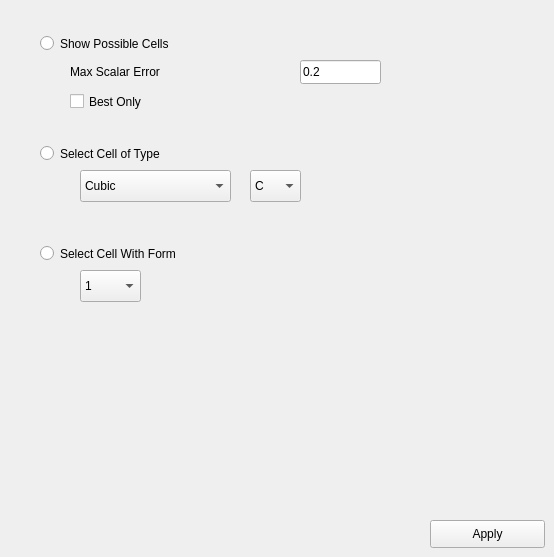
     <widget class="QWidget" name="ChooseCell">
      <attribute name="title">
       <string>Choose Cell</string>
      </attribute>
      <widget class="QPushButton" name="ApplyChooseCell_btn">
       <property name="geometry">
        <rect>
         <x>430</x>
         <y>520</y>
         <width>115</width>
         <height>28</height>
        </rect>
       </property>
       <property name="text">
        <string>Apply</string>
       </property>
      </widget>
      <widget class="QRadioButton" name="ShowPossibleCells_rbtn">
       <property name="geometry">
        <rect>
         <x>40</x>
         <y>30</y>
         <width>311</width>
         <height>27</height>
        </rect>
       </property>
       <property name="text">
        <string>Show Possible Cells</string>
       </property>
      </widget>
      <widget class="QRadioButton" name="SelectCellOfType_rbtn">
       <property name="geometry">
        <rect>
         <x>40</x>
         <y>140</y>
         <width>281</width>
         <height>27</height>
        </rect>
       </property>
       <property name="text">
        <string>Select Cell of Type</string>
       </property>
      </widget>
      <widget class="QRadioButton" name="SelectCellWithForm_rbtn">
       <property name="geometry">
        <rect>
         <x>40</x>
         <y>240</y>
         <width>341</width>
         <height>27</height>
        </rect>
       </property>
       <property name="text">
        <string>Select Cell With Form</string>
       </property>
      </widget>
      <widget class="QComboBox" name="CellFormNumber_cmbx">
       <property name="geometry">
        <rect>
         <x>80</x>
         <y>270</y>
         <width>61</width>
         <height>32</height>
        </rect>
       </property>
       <item>
        <property name="text">
         <string>1</string>
        </property>
       </item>
       <item>
        <property name="text">
         <string>2</string>
        </property>
       </item>
       <item>
        <property name="text">
         <string>3</string>
        </property>
       </item>
       <item>
        <property name="text">
         <string>4</string>
        </property>
       </item>
       <item>
        <property name="text">
         <string>5</string>
        </property>
       </item>
       <item>
        <property name="text">
         <string>6</string>
        </property>
       </item>
       <item>
        <property name="text">
         <string>7</string>
        </property>
       </item>
       <item>
        <property name="text">
         <string>8</string>
        </property>
       </item>
       <item>
        <property name="text">
         <string>9</string>
        </property>
       </item>
       <item>
        <property name="text">
         <string>10</string>
        </property>
       </item>
       <item>
        <property name="text">
         <string>11</string>
        </property>
       </item>
       <item>
        <property name="text">
         <string>12</string>
        </property>
       </item>
       <item>
        <property name="text">
         <string>13</string>
        </property>
       </item>
       <item>
        <property name="text">
         <string>14</string>
        </property>
       </item>
       <item>
        <property name="text">
         <string>15</string>
        </property>
       </item>
       <item>
        <property name="text">
         <string>16</string>
        </property>
       </item>
       <item>
        <property name="text">
         <string>17</string>
        </property>
       </item>
       <item>
        <property name="text">
         <string>18</string>
        </property>
       </item>
       <item>
        <property name="text">
         <string>19</string>
        </property>
       </item>
       <item>
        <property name="text">
         <string>20</string>
        </property>
       </item>
       <item>
        <property name="text">
         <string>21</string>
        </property>
       </item>
       <item>
        <property name="text">
         <string>22</string>
        </property>
       </item>
       <item>
        <property name="text">
         <string>23</string>
        </property>
       </item>
       <item>
        <property name="text">
         <string>24</string>
        </property>
       </item>
       <item>
        <property name="text">
         <string>25</string>
        </property>
       </item>
       <item>
        <property name="text">
         <string>26</string>
        </property>
       </item>
       <item>
        <property name="text">
         <string>27</string>
        </property>
       </item>
       <item>
        <property name="text">
         <string>28</string>
        </property>
       </item>
       <item>
        <property name="text">
         <string>29</string>
        </property>
       </item>
       <item>
        <property name="text">
         <string>30</string>
        </property>
       </item>
       <item>
        <property name="text">
         <string>31</string>
        </property>
       </item>
       <item>
        <property name="text">
         <string>32</string>
        </property>
       </item>
       <item>
        <property name="text">
         <string>33</string>
        </property>
       </item>
       <item>
        <property name="text">
         <string>34</string>
        </property>
       </item>
       <item>
        <property name="text">
         <string>35</string>
        </property>
       </item>
       <item>
        <property name="text">
         <string>36</string>
        </property>
       </item>
       <item>
        <property name="text">
         <string>37</string>
        </property>
       </item>
       <item>
        <property name="text">
         <string>38</string>
        </property>
       </item>
       <item>
        <property name="text">
         <string>39</string>
        </property>
       </item>
       <item>
        <property name="text">
         <string>40</string>
        </property>
       </item>
       <item>
        <property name="text">
         <string>41</string>
        </property>
       </item>
       <item>
        <property name="text">
         <string>42</string>
        </property>
       </item>
       <item>
        <property name="text">
         <string>43</string>
        </property>
       </item>
       <item>
        <property name="text">
         <string>44</string>
        </property>
       </item>
      </widget>
      <widget class="QComboBox" name="CellType_cmbx">
       <property name="geometry">
        <rect>
         <x>80</x>
         <y>170</y>
         <width>151</width>
         <height>32</height>
        </rect>
       </property>
       <item>
        <property name="text">
         <string>Cubic</string>
        </property>
       </item>
       <item>
        <property name="text">
         <string>Hexagonal</string>
        </property>
       </item>
       <item>
        <property name="text">
         <string>Monoclinic</string>
        </property>
       </item>
       <item>
        <property name="text">
         <string>Orthorhombic</string>
        </property>
       </item>
       <item>
        <property name="text">
         <string>Rhombohedral</string>
        </property>
       </item>
       <item>
        <property name="text">
         <string>Tetragonal</string>
        </property>
       </item>
       <item>
        <property name="text">
         <string>Triclinic</string>
        </property>
       </item>
      </widget>
      <widget class="QComboBox" name="CellCentering_cmbx">
       <property name="geometry">
        <rect>
         <x>250</x>
         <y>170</y>
         <width>51</width>
         <height>32</height>
        </rect>
       </property>
       <item>
        <property name="text">
         <string>C</string>
        </property>
       </item>
       <item>
        <property name="text">
         <string>F</string>
        </property>
       </item>
       <item>
        <property name="text">
         <string>I</string>
        </property>
       </item>
       <item>
        <property name="text">
         <string>P</string>
        </property>
       </item>
       <item>
        <property name="text">
         <string>R</string>
        </property>
       </item>
      </widget>
      <widget class="QLabel" name="MaxScalarError_lbl">
       <property name="geometry">
        <rect>
         <x>70</x>
         <y>60</y>
         <width>201</width>
         <height>24</height>
        </rect>
       </property>
       <property name="text">
        <string>Max Scalar Error       </string>
       </property>
      </widget>
      <widget class="QLineEdit" name="MaxScalarError_ledt">
       <property name="geometry">
        <rect>
         <x>300</x>
         <y>60</y>
         <width>81</width>
         <height>24</height>
        </rect>
       </property>
       <property name="text">
        <string>0.2</string>
       </property>
      </widget>
      <widget class="QCheckBox" name="BestCellOnly_ckbx">
       <property name="geometry">
        <rect>
         <x>70</x>
         <y>90</y>
         <width>171</width>
         <height>23</height>
        </rect>
       </property>
       <property name="text">
        <string>Best Only</string>
       </property>
      </widget>
     </widget>
